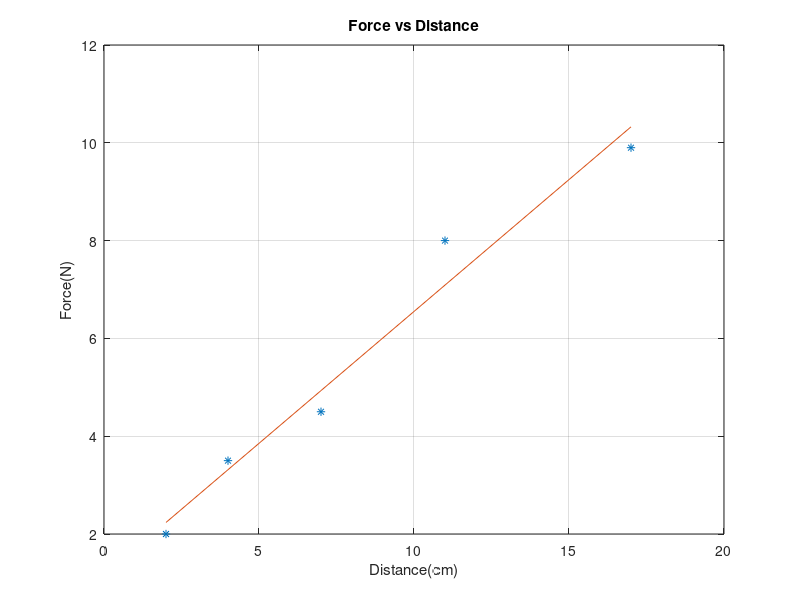

This figure's MATLAB source:
%Dounglan Cheung
%Hw03p2.m
X = [2.0, 4.0, 7.0, 11.0, 17.0]; % cm 
Y = [2.0, 3.5, 4.5, 8.0, 9.9]; % N
AB = polyfit(X, Y, 1)
A= AB(1)
B= AB(2)
fit = AB(1)*X + AB(2)
plot(X,Y,'*',X,fit,'-')
grid on
xlabel("Distance(cm)")
ylabel("Force(N)")
title("Force vs Distance")
% compute r-squared
yhat = A.* X + B
ybar = mean(Y)
rsqr = 1- sum((yhat-Y).^2) ./ sum((ybar-Y).^2)
